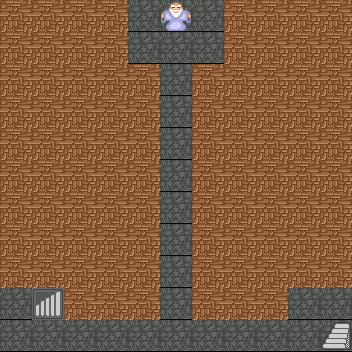

Below is a game level as drawn by its tile map, then a one-line description and the .tmx file that defines it, in full:
An orthogonal 11x11 tile map with 32x32 px tiles, 4 tile layers (floor, wall, stair, npc).

<map version="1.2" tiledversion="1.2.5" orientation="orthogonal" renderorder="right-down" width="11" height="11" tilewidth="32" tileheight="32" infinite="0" nextlayerid="14" nextobjectid="1">
 <tileset firstgid="1" name="element" tilewidth="32" tileheight="32" tilecount="96" columns="32">
  <image source="element.png" width="1024" height="96" />
 </tileset>
 <layer id="8" name="floor" width="11" height="11">
  <data encoding="csv">
96,96,96,96,96,96,96,96,96,96,96,
96,96,96,96,96,96,96,96,96,96,96,
96,96,96,96,96,96,96,96,96,96,96,
96,96,96,96,96,96,96,96,96,96,96,
96,96,96,96,96,96,96,96,96,96,96,
96,96,96,96,96,96,96,96,96,96,96,
96,96,96,96,96,96,96,96,96,96,96,
96,96,96,96,96,96,96,96,96,96,96,
96,96,96,96,96,96,96,96,96,96,96,
96,96,96,96,96,96,96,96,96,96,96,
96,96,96,96,96,96,96,96,96,96,96
</data>
 </layer>
 <layer id="1" name="wall" width="11" height="11">
  <data encoding="csv">
52,52,52,52,0,0,0,52,52,52,52,
52,52,52,52,0,0,0,52,52,52,52,
52,52,52,52,52,0,52,52,52,52,52,
52,52,52,52,52,0,52,52,52,52,52,
52,52,52,52,52,0,52,52,52,52,52,
52,52,52,52,52,0,52,52,52,52,52,
52,52,52,52,52,0,52,52,52,52,52,
52,52,52,52,52,0,52,52,52,52,52,
52,52,52,52,52,0,52,52,52,52,52,
0,0,52,52,52,0,52,52,52,0,0,
0,0,0,0,0,0,0,0,0,0,0
</data>
 </layer>
 <layer id="9" name="stair" width="11" height="11">
  <properties>
   <property name="location" value="119,111" />
  </properties>
  <data encoding="csv">
0,0,0,0,0,0,0,0,0,0,0,
0,0,0,0,0,0,0,0,0,0,0,
0,0,0,0,0,0,0,0,0,0,0,
0,0,0,0,0,0,0,0,0,0,0,
0,0,0,0,0,0,0,0,0,0,0,
0,0,0,0,0,0,0,0,0,0,0,
0,0,0,0,0,0,0,0,0,0,0,
0,0,0,0,0,0,0,0,0,0,0,
0,0,0,0,0,0,0,0,0,0,0,
0,71,0,0,0,0,0,0,0,0,0,
0,0,0,0,0,0,0,0,0,0,39
</data>
 </layer>
 <layer id="13" name="npc" width="11" height="11">
  <properties>
   <property name="5" value="19" />
  </properties>
  <data encoding="csv">
0,0,0,0,0,51,0,0,0,0,0,
0,0,0,0,0,0,0,0,0,0,0,
0,0,0,0,0,0,0,0,0,0,0,
0,0,0,0,0,0,0,0,0,0,0,
0,0,0,0,0,0,0,0,0,0,0,
0,0,0,0,0,0,0,0,0,0,0,
0,0,0,0,0,0,0,0,0,0,0,
0,0,0,0,0,0,0,0,0,0,0,
0,0,0,0,0,0,0,0,0,0,0,
0,0,0,0,0,0,0,0,0,0,0,
0,0,0,0,0,0,0,0,0,0,0
</data>
 </layer>
</map>
